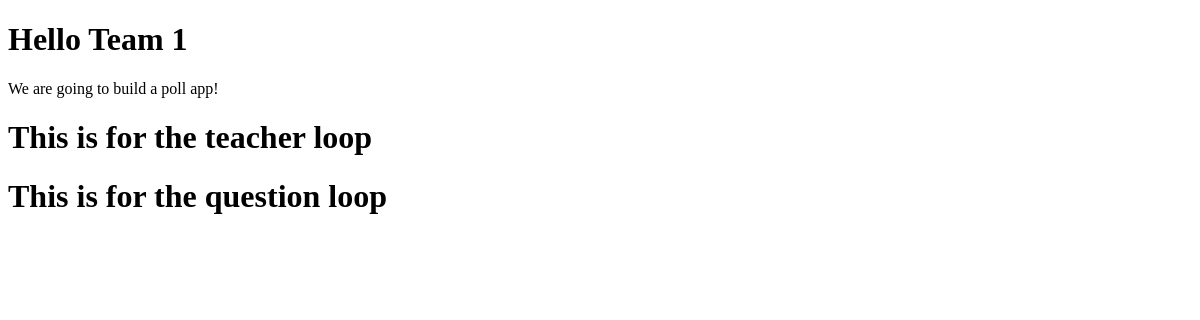
The app's page /, older data.
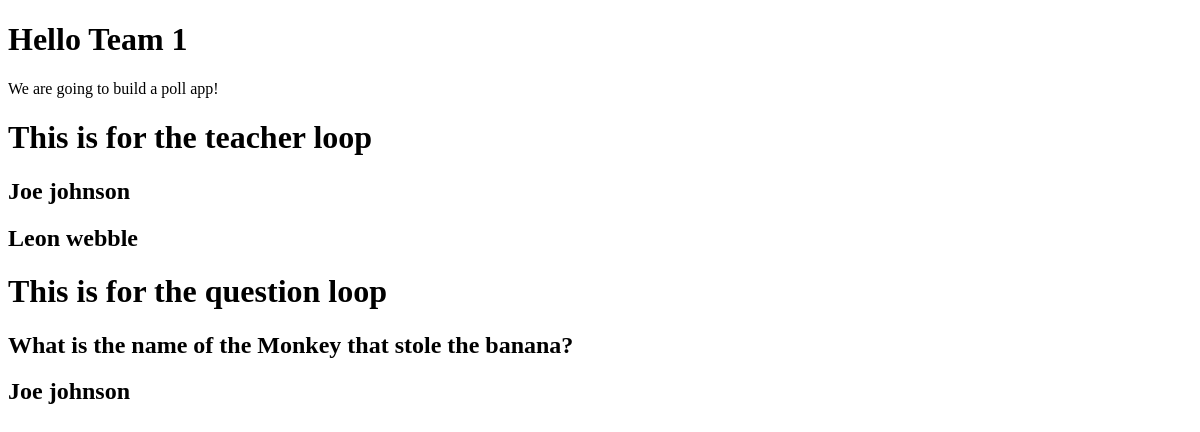
The same page, newer data.
### poll/models.py (models this page shows)
class Teacher(models.Model):
    firstName = models.CharField(max_length=32)
    lastName = models.CharField(max_length=32)
    def __str__(self):
        return self.firstName

class Question(models.Model):
    question = models.CharField(max_length=128)
    teacher = models.ForeignKey(Teacher, on_delete=models.CASCADE)

### poll/views.py (the view)
# urls.py: path('', views.page , name ="page") # linking the home function to the path
def page(request):
    teacher = Teacher.objects.all() #getting all the information in questio
    question = Question.objects.all()
    answers = Answer.objects.all()
    return render(request,"index.html", {"teachDict":teacher, "quest":question, "answers": answers}) # attaching the data to the html with a dictionary and we do this using a template context)

### poll/templates/index.html (shortened to what this page needs)
<!DOCTYPE html>
<html lang="en">
<head>
</head>
<body>
    <h1>Hello Team 1</h1>
    <p>We are going to build a poll app!</p>
    <div class="question">
        <h1>This is for the teacher loop</h1>
        {% for teacher in teachDict %}
        <h2>{{teacher.firstName}}</h2>
        {% endfor %}
        <h1>This is for the question loop</h1>
        {% for q in quest%}
        <h2>{{q.question}}</h2>
        <h2>{{q.teacher}}</h2>
        {% endfor %}
        <br>
    </div>
</body>
</html>

Row changes from the older to the newer data that the page shows:
added Teacher: firstName "Joe johnson"
added Teacher: firstName "Leon webble"
added Question: question "What is the name of the Monkey that stole the banana?", teacher "Joe johnson"
